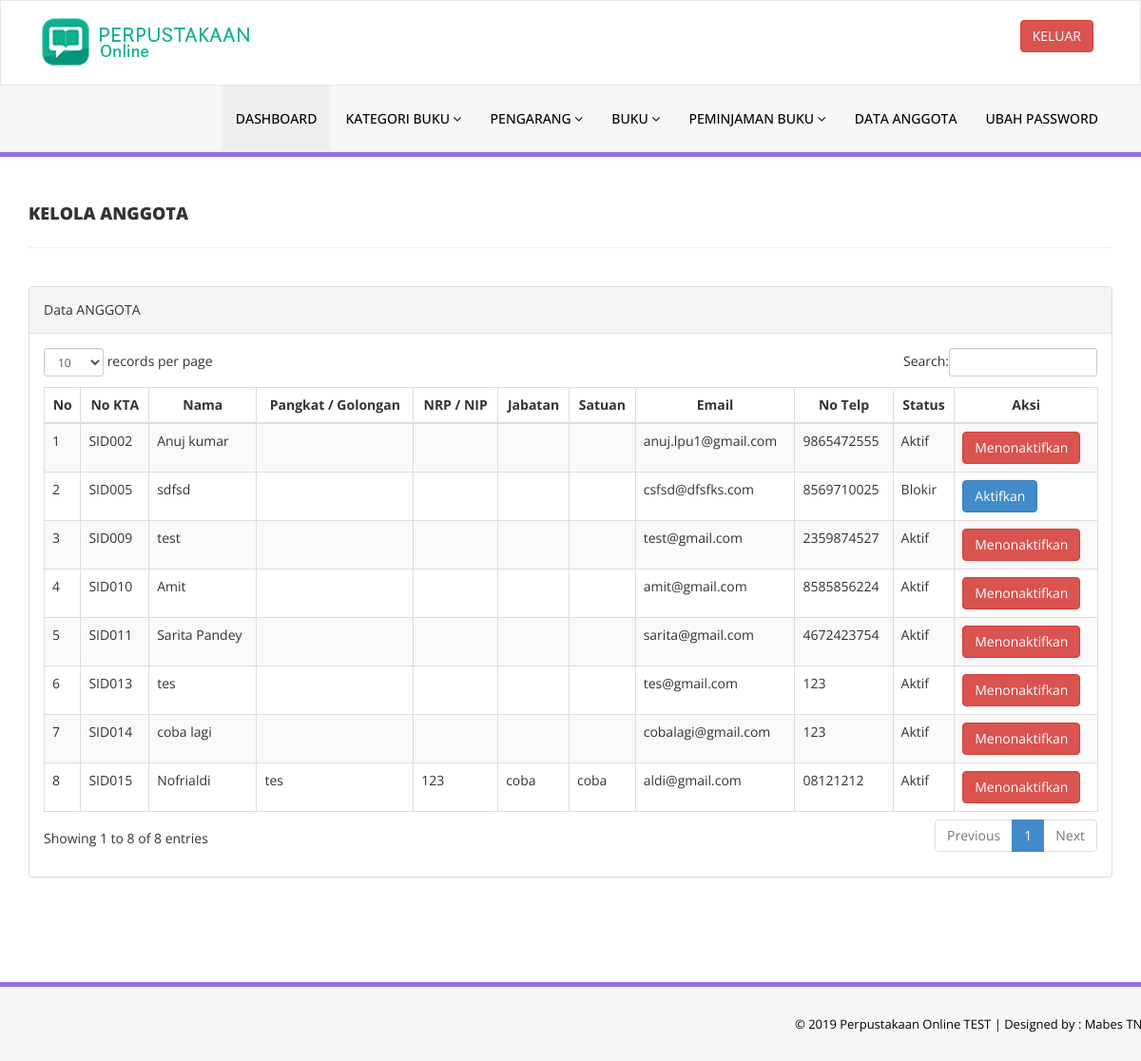
Page /admin/reg-students.php (signed in) on the earlier database version.
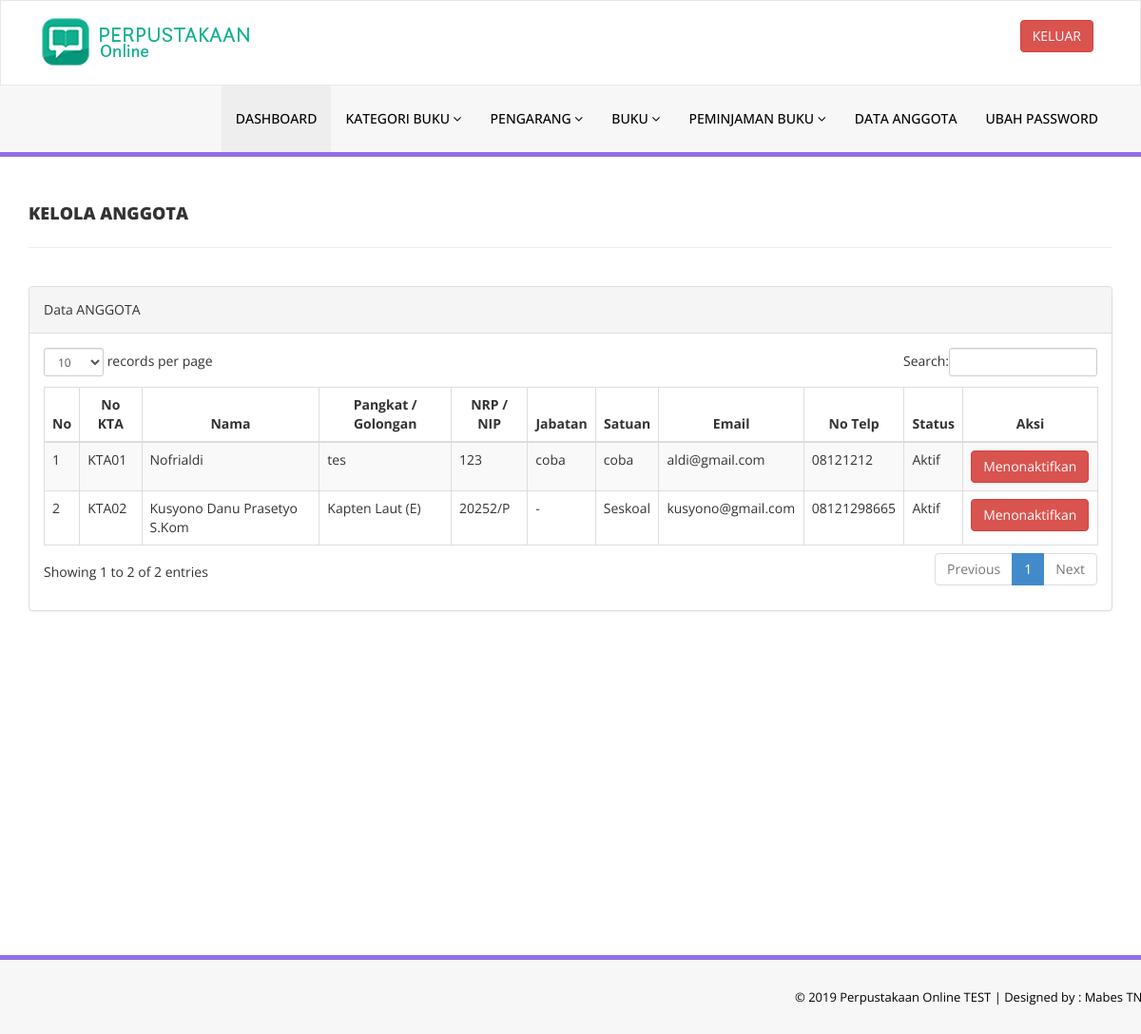
Same page on the later database version.
### tables this page shows
CREATE TABLE `tblstudents` (
  `id` int(11) NOT NULL,
  `StudentId` varchar(100) DEFAULT NULL,
  `FullName` varchar(120) DEFAULT NULL,
  `EmailId` varchar(120) DEFAULT NULL,
  `MobileNumber` char(11) DEFAULT NULL,
  `Password` varchar(120) DEFAULT NULL,
  `Status` int(1) DEFAULT NULL,
  `RegDate` timestamp NULL DEFAULT CURRENT_TIMESTAMP,
  `UpdationDate` timestamp NULL DEFAULT NULL ON UPDATE CURRENT_TIMESTAMP,
  `Pangkat` varchar(255) DEFAULT NULL,
  `NRP` varchar(255) DEFAULT NULL,
  `Jabatan` varchar(255) DEFAULT NULL,
  `Satuan` varchar(255) DEFAULT NULL
);

### admin/reg-students.php (the view, shortened to what this page needs)
<?php
include('includes/config.php');
if(strlen($_SESSION['alogin'])==0)
    {
header('location:index.php');
}
else{
    ?>
<!DOCTYPE html>
<html xmlns="http://www.w3.org/1999/xhtml">
<head>
    <link href="assets/css/bootstrap.css" rel="stylesheet" />
    <link href="assets/css/font-awesome.css" rel="stylesheet" />
    <link href="assets/js/dataTables/dataTables.bootstrap.css" rel="stylesheet" />
    <link href="assets/css/style.css" rel="stylesheet" />
</head>
<body>
<?php include('includes/header.php');?>
    <div class="content-wrapper">
         <div class="container">
        <div class="row pad-botm">
            <div class="col-md-12">
                <h4 class="header-line">Kelola Anggota</h4>
    </div>
        </div>
            <div class="row">
                <div class="col-md-12">
                    <div class="panel panel-default">
                        <div class="panel-heading">
                          Data ANGGOTA
                        </div>
                        <div class="panel-body">
                            <div class="table-responsive">
                                <table class="table table-striped table-bordered table-hover" id="dataTables-example">
                                    <thead>
                                        <tr>
                                            <th style="text-align: center;">No</th>
                                            <th style="text-align: center;">No KTA</th>
                                            <th style="text-align: center;">Nama</th>
                                            <th style="text-align: center;">Pangkat / Golongan</th>
                                            <th style="text-align: center;">NRP / NIP</th>
                                            <th style="text-align: center;">Jabatan</th>
                                            <th style="text-align: center;">Satuan</th>
                                            <th style="text-align: center;">Email </th>
                                            <th style="text-align: center;">No Telp</th>
                                            <th style="text-align: center;">Status</th>
                                            <th style="text-align: center;">Aksi</th>
                                        </tr>
                                    </thead>
                                    <tbody>
<?php $sql = "SELECT * from tblstudents";
$query = $dbh -> prepare($sql);
$query->execute();
$results=$query->fetchAll(PDO::FETCH_OBJ);
$cnt=1;
if($query->rowCount() > 0)
{
foreach($results as $result)
{               ?>
                                        <tr class="odd gradeX">
                                            <td class="center"><?php echo htmlentities($cnt);?></td>
                                            <td class="center"><?php echo htmlentities($result->StudentId);?></td>
                                            <td class="center"><?php echo htmlentities($result->FullName);?></td>
                                            <td class="center"><?php echo htmlentities($result->Pangkat);?></td>
                                            <td class="center"><?php echo htmlentities($result->NRP);?></td>
                                            <td class="center"><?php echo htmlentities($result->Jabatan);?></td>
                                            <td class="center"><?php echo htmlentities($result->Satuan);?></td>
                                            <td class="center"><?php echo htmlentities($result->EmailId);?></td>
                                            <td class="center"><?php echo htmlentities($result->MobileNumber);?></td>
                                            <td class="center"><?php if($result->Status==1)
                                            {
                                                echo htmlentities("Aktif");
                                            } else {
                                            echo htmlentities("Blokir");
}
                                            ?></td>
                                            <td class="center">
<?php if($result->Status==1)
 {?>
<a href="reg-students.php?inid=<?php echo htmlentities($result->id);?>" onclick="return confirm('Are you sure you want to block this student?');"" >  <button class="btn btn-danger"> Menonaktifkan</button>
<?php } else {?>
                                            <a href="reg-students.php?id=<?php echo htmlentities($result->id);?>" onclick="return confirm('Are you sure you want to active this student?');""><button class="btn btn-primary"> Aktifkan</button>
                                            <?php } ?>
                                            </td>
                                        </tr>
 <?php $cnt=$cnt+1;}} ?>
                                    </tbody>
                                </table>
                            </div>
                        </div>
                    </div>
                </div>
            </div>
    </div>
    </div>
  <?php include('includes/footer.php');?>
</body>
</html>
<?php } ?>

Differences in the rows shown:
removed tblstudents: StudentId "SID002", FullName "Anuj kumar", EmailId "anuj.lpu1@gmail.com", MobileNumber "9865472555"
removed tblstudents: StudentId "SID005", FullName "sdfsd", EmailId "csfsd@dfsfks.com", MobileNumber "8569710025"
removed tblstudents: StudentId "SID009", FullName "test", EmailId "test@gmail.com", MobileNumber "2359874527"
removed tblstudents: StudentId "SID010", FullName "Amit", EmailId "amit@gmail.com", MobileNumber "8585856224"
removed tblstudents: StudentId "SID011", FullName "Sarita Pandey", EmailId "sarita@gmail.com", MobileNumber "4672423754"
removed tblstudents: StudentId "SID013", FullName "tes", EmailId "tes@gmail.com", MobileNumber "123"
removed tblstudents: StudentId "SID014", FullName "coba lagi", EmailId "cobalagi@gmail.com", MobileNumber "123"
changed tblstudents "Nofrialdi": StudentId "SID015" → "KTA01"
added tblstudents: StudentId "KTA02", FullName "Kusyono Danu Prasetyo S.Kom", Pangkat "Kapten Laut (E)", NRP "20252/P", Jabatan "-", Satuan "Seskoal", EmailId "kusyono@gmail.com", MobileNumber "08121298665"
Other differences:
text written by a page script: "records per page Search: Showing 1 to 8 of 8 entries Previous 1 Next" → "records per page Search: Showing 1 to 2 of 2 entries Previous 1 Next"
